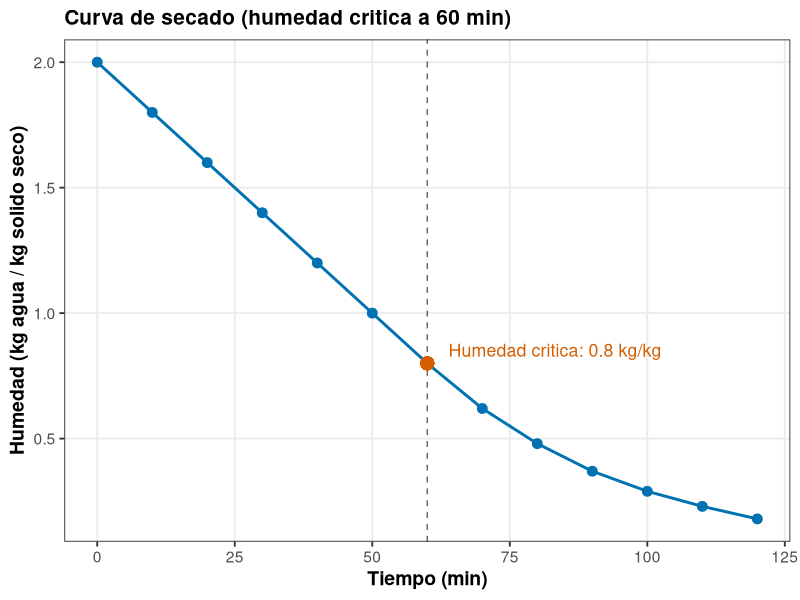
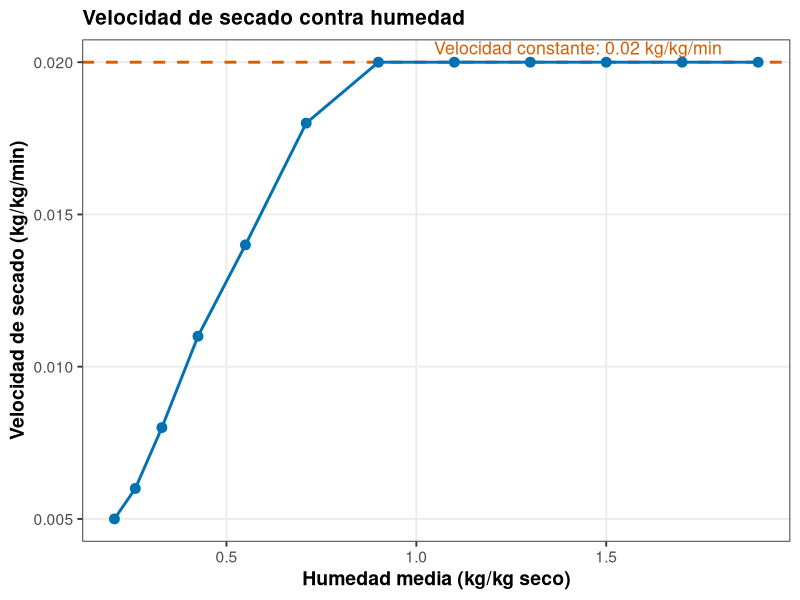
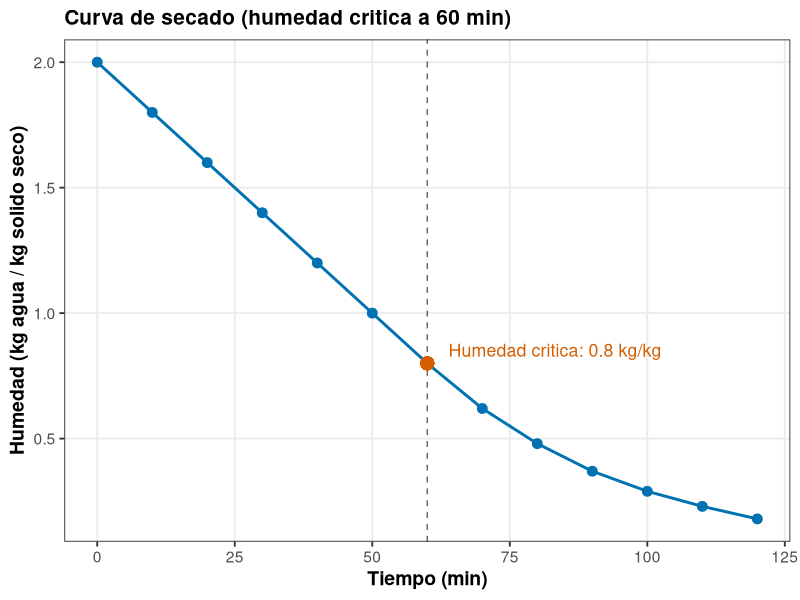
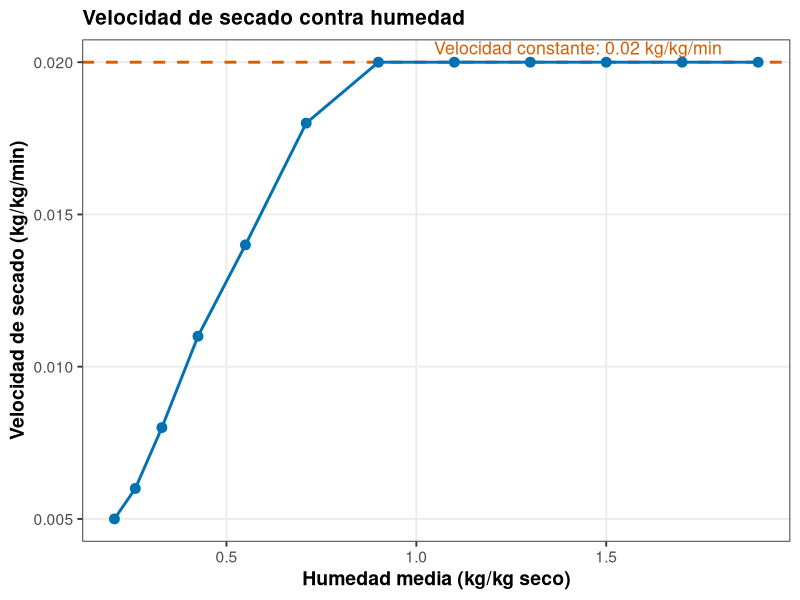

Write the R code that produced these figures, in order.
# ==========================================================================
# 08. Secado: curva de secado y velocidad de secado
# ==========================================================================
# Autor: Dr. Jose Juan Torres Martinez
# Docente de Ciencias Quimicas
# Universidad Autonoma de San Luis Potosi (UASLP)
# Mexico
#
# Material academico para estudiantes
# Serie "Bioseparaciones" - Teoria, Unidad 8. Secado
#
# Descripcion: Recorrido por la planta, octava y ultima parada de la linea: el secador. Aqui se calcula la velocidad de secado como -dX/dt a partir de la humedad medida contra el tiempo, se identifica la humedad critica donde termina el periodo de velocidad constante, y se calcula el calor para evaporar el agua retirada con el calor latente de vaporizacion. Lo que se aprende aqui dice cuanto tarda el secado y cuanto calor debe aportar el secador.
#
# Objetivos de aprendizaje:
#   - Calcular la velocidad de secado a partir de datos de humedad.
#   - Identificar la humedad critica y los dos periodos de secado.
#   - Calcular el calor necesario para evaporar el agua retirada.

# Datos: datos_secado.csv (humedad en base seca medida contra tiempo).
# Recorrido: llegamos al secador con el producto purificado de las paradas anteriores. Primera parada: la velocidad de secado a partir de la curva de humedad. Segunda parada: el calor para evaporar el agua retirada. En cada parada medimos, calculamos y comentamos que significa el resultado, y aqui cerramos el recorrido por la linea completa.
# ==========================================================================

library(tidyverse)

# --------------------------------------------------------------------------
# Carpeta de trabajo: la del propio script
# --------------------------------------------------------------------------
# El script resuelve solo la carpeta donde esta guardado y la pone como
# carpeta de trabajo, asi los archivos de datos se leen por su nombre y la
# grafica se guarda en la misma carpeta, sin editar rutas.
# Primero prueba la ruta del documento activo en RStudio o Positron, luego
# la ruta del archivo al correr con Rscript o source(), y si nada de eso
# da una ruta, se queda en la carpeta de trabajo actual.
ruta_script <- NULL
if (requireNamespace("rstudioapi", quietly = TRUE) &&
    rstudioapi::isAvailable()) {
  ruta_script <- tryCatch(
    rstudioapi::getActiveDocumentContext()$path,
    error = function(e) NULL
  )
}
if (is.null(ruta_script) || !nzchar(ruta_script)) {
  ruta_script <- tryCatch(sys.frame(1)$ofile, error = function(e) NULL)
}
# Con Rscript el archivo no deja marco en la pila, asi que su ruta viene
# en los argumentos de la linea de comandos (--file=...).
if (is.null(ruta_script) || !nzchar(ruta_script)) {
  archivo <- grep("--file=", commandArgs(trailingOnly = FALSE), value = TRUE)
  if (length(archivo) > 0) {
    ruta_script <- sub("--file=", "", archivo[1])
  }
}
if (!is.null(ruta_script) && nzchar(ruta_script)) {
  setwd(dirname(normalizePath(ruta_script, mustWork = FALSE)))
}

# Estilo de graficas: tema claro y legible, paleta apta para daltonicos
# (Okabe-Ito) y tamano de fuente base mayor, para que las graficas se
# lean bien en el reporte y en la presentacion.
paleta <- c("#0072B2", "#E69F00", "#009E73", "#CC79A7", "#56B4E9", "#D55E00")
tema <- theme_bw(base_size = 14) +
  theme(
    plot.title = element_text(face = "bold", size = 15),
    plot.subtitle = element_text(size = 12),
    axis.title = element_text(face = "bold"),
    legend.position = "bottom",
    legend.title = element_text(face = "bold"),
    panel.grid.minor = element_blank()
  )

# --------------------------------------------------------------------------
# Parada 1. Leer los datos y calcular la velocidad de secado
# --------------------------------------------------------------------------
# Estamos frente al secador con el producto adentro. Medimos la humedad contra el tiempo y calculamos la velocidad de secado por diferencias entre mediciones consecutivas: esa velocidad dice si el secado va en el periodo constante o si ya manda el agua interna.
# Velocidad de secado R = -dX/dt, calculada por diferencias entre
# mediciones consecutivas de humedad X contra tiempo t.
datos <- read_csv("datos_secado.csv", show_col_types = FALSE)

velocidad <- datos %>%
  mutate(
    velocidad_kg_kg_min =
      -c(NA, diff(humedad_kg_kg_seco)) / c(NA, diff(tiempo_min)),
    humedad_media =
      c(NA, (humedad_kg_kg_seco[-1] + humedad_kg_kg_seco[-n()]) / 2)
  ) %>%
  filter(!is.na(velocidad_kg_kg_min))

print(velocidad)

# Aqui buscamos la humedad critica, donde termina el periodo de velocidad constante.
# Humedad critica: la humedad media del ultimo intervalo con velocidad
# todavia cercana a la velocidad constante inicial.
velocidad_constante <- velocidad %>%
  filter(tiempo_min <= 60) %>%
  summarise(v = mean(velocidad_kg_kg_min)) %>%
  pull(v)
print(tibble(velocidad_constante_kg_kg_min = velocidad_constante))

# --------------------------------------------------------------------------
# Parada 2. Calor para evaporar el agua retirada
# --------------------------------------------------------------------------
# Seguimos en el secador: ahora calculamos cuanta agua se retiro por kg de solido seco y cuanto calor hace falta para evaporarla con el calor latente.
# Agua retirada por kg de solido seco: X inicial - X final.
# Calor latente de vaporizacion del agua: 2257 kJ/kg.
agua_retirada <- first(datos$humedad_kg_kg_seco) -
  last(datos$humedad_kg_kg_seco)
calor_kj_por_kg_seco <- agua_retirada * 2257
print(tibble(
  agua_retirada_kg_por_kg_seco = agua_retirada,
  calor_kj_por_kg_seco = calor_kj_por_kg_seco
))

# --------------------------------------------------------------------------
# Parada 3. Grafica 1: humedad contra tiempo
# --------------------------------------------------------------------------
# Graficamos la curva de secado: la humedad contra el tiempo, con la linea punteada a los 60 min donde termina el periodo de velocidad constante y el punto de la humedad critica marcado.
humedad_critica <- datos %>%
  filter(tiempo_min == 60) %>%
  pull(humedad_kg_kg_seco)
grafica_x <- ggplot(
  datos,
  aes(x = tiempo_min, y = humedad_kg_kg_seco)
) +
  geom_vline(xintercept = 60, linetype = "dashed", color = "grey40") +
  geom_line(linewidth = 1, color = paleta[1]) +
  geom_point(size = 3, color = paleta[1]) +
  geom_point(aes(x = 60, y = humedad_critica), color = paleta[6], size = 4) +
  annotate("text", x = 60, y = humedad_critica,
           label = paste0("Humedad critica: ",
                          round(humedad_critica, 2), " kg/kg"),
           hjust = -0.1, vjust = -0.5, size = 4.5, color = paleta[6]) +
  labs(
    x = "Tiempo (min)",
    y = "Humedad (kg agua / kg solido seco)",
    title = "Curva de secado (humedad critica a 60 min)"
  ) +
  tema

print(grafica_x)

# --------------------------------------------------------------------------
# Parada 4. Grafica 2: velocidad de secado contra humedad
# --------------------------------------------------------------------------
# Seguimos a la segunda grafica: la velocidad de secado contra la humedad media, donde se ven los dos periodos del secado; la linea punteada es la velocidad constante del primer periodo.
grafica_r <- ggplot(
  velocidad,
  aes(x = humedad_media, y = velocidad_kg_kg_min)
) +
  geom_hline(yintercept = velocidad_constante, linetype = "dashed",
             color = paleta[6], linewidth = 1) +
  annotate("text", x = max(velocidad$humedad_media) * 0.95,
           y = velocidad_constante,
           label = paste0("Velocidad constante: ",
                          round(velocidad_constante, 4), " kg/kg/min"),
           hjust = 1, vjust = -0.6, size = 4.5, color = paleta[6]) +
  geom_line(linewidth = 1, color = paleta[1]) +
  geom_point(size = 3, color = paleta[1]) +
  labs(
    x = "Humedad media (kg/kg seco)",
    y = "Velocidad de secado (kg/kg/min)",
    title = "Velocidad de secado contra humedad"
  ) +
  tema

print(grafica_r)

# --------------------------------------------------------------------------
# 5. Exportar las graficas
# --------------------------------------------------------------------------
# Antes de salir del secador guardamos las dos graficas del recorrido.
ggsave("08_curva_secado.png", grafica_x,
       width = 18, height = 12, units = "cm", dpi = 300)
ggsave("08_velocidad_secado.png", grafica_r,
       width = 18, height = 12, units = "cm", dpi = 300)

# --------------------------------------------------------------------------
# Interpretacion
# --------------------------------------------------------------------------
# Grafica 1 (humedad contra tiempo): el eje x es el tiempo en min y el eje y es la humedad en kg de agua por kg de solido seco.
# - La humedad baja lineal hasta los 60 min y luego cada vez mas lento: el periodo de velocidad constante termina en la humedad critica. Esto significa que despues de los 60 min el secado lo manda el agua interna y ya no la superficie, y por eso lo siguiente es dar mas tiempo o mas calor para terminar el secado.
# Grafica 2 (velocidad de secado contra humedad): el eje x es la humedad media en kg/kg seco y el eje y es la velocidad de secado en kg/kg/min.
# - La velocidad de secado es constante mientras la superficie sigue mojada y cae cuando el agua interna manda en el proceso. Esto significa que la humedad critica marca el cambio de regimen, y el diseno del secador debe cubrir los dos periodos.

# --------------------------------------------------------------------------
# Que aprendimos
# --------------------------------------------------------------------------
# - La velocidad de secado se calcula por diferencias a partir de la curva medida, sin suponer su forma.
# - Con el agua retirada y el calor latente se calcula el calor que debe aportar el secador.
# Terminamos el recorrido en el secador, ultima parada de la linea: el producto sale seco y listo para guardarse. Aqui se cierra el recorrido completo por la planta, desde la caracterizacion de la materia prima hasta el producto final.
